Frame 1 (no input): blank canvas, image omitted
Frame 60 (no input): blank canvas, image omitted
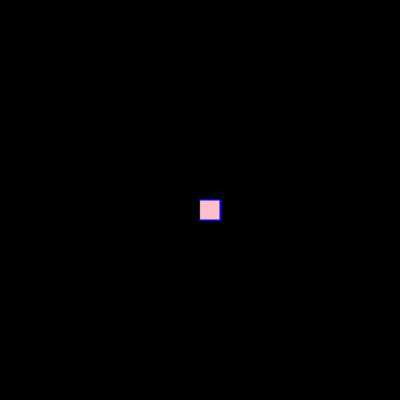
Frame 120 (the mouse pressed at the canvas centre since frame 60)

The p5.js sketch whose frames 1 and 60 were blank and that drew this single picture after the mouse press (run headless with seeded random() and noise() and a simulated clock; from frame 60 on, the mouse is pressed at the canvas centre):

// p5.js sketch
// ── sketch.js
function setup() {
    createCanvas(400, 400);
    background("black");
  }
  
  function draw() {
    stroke("blue");
    fill("pink");
    if (mouseIsPressed) {
      rect(mouseX, mouseY, 20, 20);
    }
  }
  
